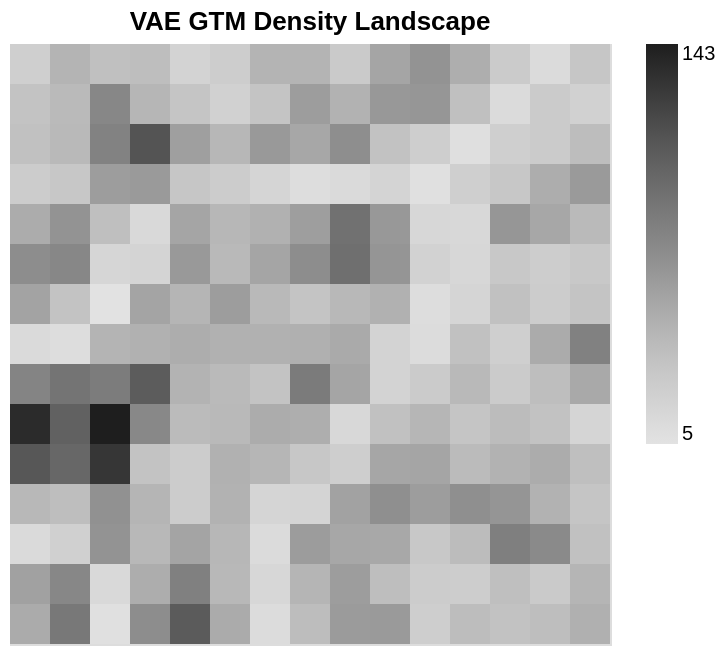
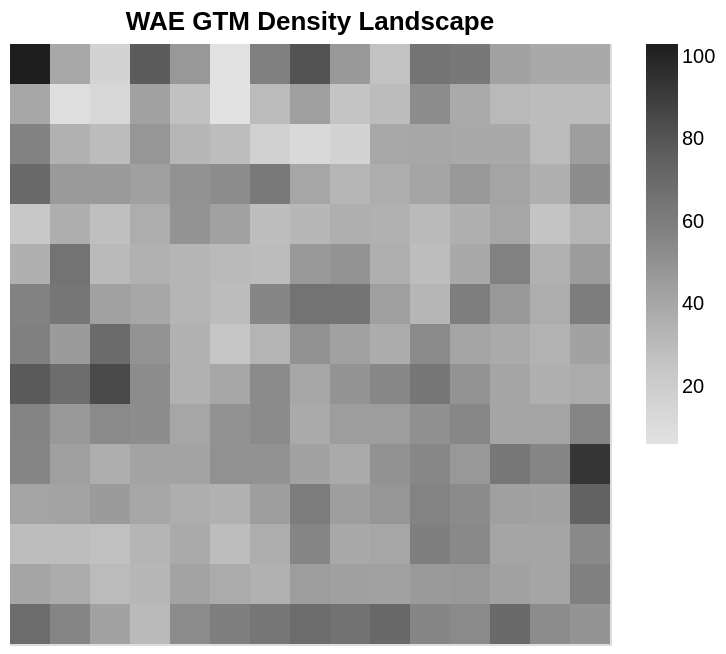
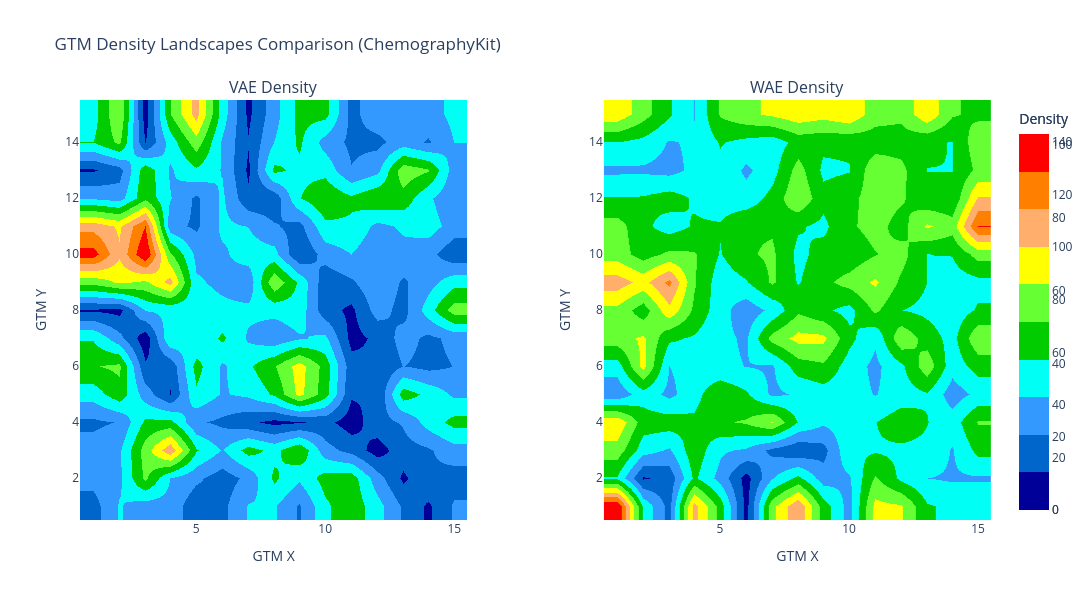

The cell these charts' notebook holds for them, in order:
### Code cell
# Visualize density maps using ChemographyKit landscapes

print("Creating publication-quality density landscapes...")

# Create Altair static landscapes for publication
chart_vae = altair_discrete_density_landscape(
    density_table_vae,
    title="VAE GTM Density Landscape"
)

chart_wae = altair_discrete_density_landscape(
    density_table_wae,
    title="WAE GTM Density Landscape"
)

# Save as HTML
altair_vae_path = RESULTS_DIR / 'gtm_density_vae_altair.html'
altair_wae_path = RESULTS_DIR / 'gtm_density_wae_altair.html'

chart_vae.save(str(altair_vae_path))
chart_wae.save(str(altair_wae_path))

print(f"Saved Altair density landscapes to:")
print(f"  - {altair_vae_path}")
print(f"  - {altair_wae_path}")

# Display (works in Jupyter)
from IPython.display import display
print("VAE Density Landscape (Altair):")
display(chart_vae)

print("WAE Density Landscape (Altair):")
display(chart_wae)

# Also create interactive Plotly versions side-by-side
fig_comparison = make_subplots(
    rows=1, cols=2,
    subplot_titles=('VAE Density', 'WAE Density'),
    specs=[[{'type': 'heatmap'}, {'type': 'heatmap'}]],
    horizontal_spacing=0.15
)

# Add VAE density
for trace in fig_density_vae.data:
    fig_comparison.add_trace(trace, row=1, col=1)

# Add WAE density
for trace in fig_density_wae.data:
    fig_comparison.add_trace(trace, row=1, col=2)

fig_comparison.update_layout(
    title_text="GTM Density Landscapes Comparison (ChemographyKit)",
    height=600,
    width=1400,
    showlegend=False
)

# Update axes
fig_comparison.update_xaxes(title_text="GTM X", row=1, col=1)
fig_comparison.update_yaxes(title_text="GTM Y", row=1, col=1)
fig_comparison.update_xaxes(title_text="GTM X", row=1, col=2)
fig_comparison.update_yaxes(title_text="GTM Y", row=1, col=2)

# Save comparison
comparison_path = RESULTS_DIR / 'gtm_density_comparison.html'
fig_comparison.write_html(str(comparison_path))
print(f"Saved density comparison to {comparison_path}")

# Show
fig_comparison.show()

### Figure 1 — Vega-Lite specification as saved in the notebook (floating-point values rounded to 4 significant figures; data arrays with more than 128 entries replaced by an {"elided": "..."} marker saying what was removed)
{"config": {"view": {"continuousWidth": 300, "continuousHeight": 300}}, "data": {"name": "data-990415df7fb27c7d2e547a97e9829a93"}, "mark": {"type": "rect"}, "encoding": {"color": {"field": "filtered_density", "scale": {"scheme": {"name": "greys"}}, "title": null, "type": "quantitative"}, "tooltip": [{"field": "nodes", "title": "Node", "type": "quantitative"}, {"field": "density", "title": "Density", "type": "quantitative"}], "x": {"axis": null, "field": "x", "scale": {"domain": [1, 2, 3, 4, 5, 6, 7, 8, 9, 10, 11, 12, 13, 14, 15]}, "title": null, "type": "ordinal"}, "y": {"axis": null, "field": "y", "scale": {"domain": [1, 2, 3, 4, 5, 6, 7, 8, 9, 10, 11, 12, 13, 14, 15]}, "title": null, "type": "ordinal"}}, "title": "VAE GTM Density Landscape", "$schema": "https://vega.github.io/schema/vega-lite/v6.1.0.json", "datasets": {"data-990415df7fb27c7d2e547a97e9829a93": {"elided": "225 records"}}}

### Figure 2 — Vega-Lite specification as saved in the notebook (floating-point values rounded to 4 significant figures; data arrays with more than 128 entries replaced by an {"elided": "..."} marker saying what was removed)
{"config": {"view": {"continuousWidth": 300, "continuousHeight": 300}}, "data": {"name": "data-53cd3db4016c7db53be89b0e2432e916"}, "mark": {"type": "rect"}, "encoding": {"color": {"field": "filtered_density", "scale": {"scheme": {"name": "greys"}}, "title": null, "type": "quantitative"}, "tooltip": [{"field": "nodes", "title": "Node", "type": "quantitative"}, {"field": "density", "title": "Density", "type": "quantitative"}], "x": {"axis": null, "field": "x", "scale": {"domain": [1, 2, 3, 4, 5, 6, 7, 8, 9, 10, 11, 12, 13, 14, 15]}, "title": null, "type": "ordinal"}, "y": {"axis": null, "field": "y", "scale": {"domain": [1, 2, 3, 4, 5, 6, 7, 8, 9, 10, 11, 12, 13, 14, 15]}, "title": null, "type": "ordinal"}}, "title": "WAE GTM Density Landscape", "$schema": "https://vega.github.io/schema/vega-lite/v6.1.0.json", "datasets": {"data-53cd3db4016c7db53be89b0e2432e916": {"elided": "225 records"}}}

### Figure 3 — Plotly figure (JSON) as saved in the notebook; plotly's stock layout.template omitted (floating-point values rounded to 4 significant figures; data arrays with more than 128 entries replaced by an {"elided": "..."} marker saying what was removed)
{"data": [{"colorbar": {"title": {"text": "Density"}}, "colorscale": [[0, "rgb(0,0,153)"], [0.1, "rgb(0,0,153)"], [0.1, "rgb(0,102,204)"], [0.2, "rgb(0,102,204)"], [0.2, "rgb(51,153,255)"], [0.3, "rgb(51,153,255)"], [0.3, "rgb(0,255,245)"], [0.4, "rgb(0,255,245)"], [0.4, "rgb(0,204,0)"], [0.5, "rgb(0,204,0)"], [0.5, "rgb(102,255,51)"], [0.6, "rgb(102,255,51)"], [0.6, "rgb(255,255,0)"], [0.7, "rgb(255,255,0)"], [0.7, "rgb(255,175,107)"], [0.8, "rgb(255,175,107)"], [0.8, "rgb(255,128,0)"], [0.9, "rgb(255,128,0)"], [0.9, "rgb(255,0,0)"], [1, "rgb(255,0,0)"]], "hoverinfo": "text", "showscale": true, "text": {"elided": "15x15 str values"}, "type": "heatmap", "x": [1, 2, 3, 4, 5, 6, 7, 8, 9, 10, 11, 12, 13, 14, 15], "xaxis": "x", "y": [15, 14, 13, 12, 11, 10, 9, 8, 7, 6, 5, 4, 3, 2, 1], "yaxis": "y", "z": {"elided": "15x15 float values"}, "zmax": 143.1, "zmin": 0, "zsmooth": "best"}, {"colorscale": [[0, "rgba(255,255,255,1)"], [6.988e-05, "rgba(255,255,255,1)"], [7.088e-05, "rgba(255,255,255,0)"], [1, "rgba(255,255,255,0)"]], "hoverinfo": "none", "showscale": false, "type": "heatmap", "x": [1, 2, 3, 4, 5, 6, 7, 8, 9, 10, 11, 12, 13, 14, 15], "xaxis": "x", "y": [15, 14, 13, 12, 11, 10, 9, 8, 7, 6, 5, 4, 3, 2, 1], "yaxis": "y", "z": {"elided": "15x15 float values"}, "zmax": 1, "zmin": 0, "zsmooth": "best"}, {"colorscale": [[0, "rgba(0,0,0,0)"], [1, "rgba(0,0,0,0)"]], "hoverinfo": "text", "showscale": false, "text": {"elided": "15x15 str values"}, "type": "heatmap", "x": [1, 2, 3, 4, 5, 6, 7, 8, 9, 10, 11, 12, 13, 14, 15], "xaxis": "x", "y": [15, 14, 13, 12, 11, 10, 9, 8, 7, 6, 5, 4, 3, 2, 1], "yaxis": "y", "z": {"elided": "15x15 float values"}, "zmax": 1, "zmin": 0}, {"colorbar": {"title": {"text": "Density"}}, "colorscale": [[0, "rgb(0,0,153)"], [0.1, "rgb(0,0,153)"], [0.1, "rgb(0,102,204)"], [0.2, "rgb(0,102,204)"], [0.2, "rgb(51,153,255)"], [0.3, "rgb(51,153,255)"], [0.3, "rgb(0,255,245)"], [0.4, "rgb(0,255,245)"], [0.4, "rgb(0,204,0)"], [0.5, "rgb(0,204,0)"], [0.5, "rgb(102,255,51)"], [0.6, "rgb(102,255,51)"], [0.6, "rgb(255,255,0)"], [0.7, "rgb(255,255,0)"], [0.7, "rgb(255,175,107)"], [0.8, "rgb(255,175,107)"], [0.8, "rgb(255,128,0)"], [0.9, "rgb(255,128,0)"], [0.9, "rgb(255,0,0)"], [1, "rgb(255,0,0)"]], "hoverinfo": "text", "showscale": true, "text": {"elided": "15x15 str values"}, "type": "heatmap", "x": [1, 2, 3, 4, 5, 6, 7, 8, 9, 10, 11, 12, 13, 14, 15], "xaxis": "x2", "y": [15, 14, 13, 12, 11, 10, 9, 8, 7, 6, 5, 4, 3, 2, 1], "yaxis": "y2", "z": {"elided": "15x15 float values"}, "zmax": 103.0, "zmin": 0, "zsmooth": "best"}, {"colorscale": [[0, "rgba(255,255,255,1)"], [9.706e-05, "rgba(255,255,255,1)"], [9.806e-05, "rgba(255,255,255,0)"], [1, "rgba(255,255,255,0)"]], "hoverinfo": "none", "showscale": false, "type": "heatmap", "x": [1, 2, 3, 4, 5, 6, 7, 8, 9, 10, 11, 12, 13, 14, 15], "xaxis": "x2", "y": [15, 14, 13, 12, 11, 10, 9, 8, 7, 6, 5, 4, 3, 2, 1], "yaxis": "y2", "z": {"elided": "15x15 float values"}, "zmax": 1, "zmin": 0, "zsmooth": "best"}, {"colorscale": [[0, "rgba(0,0,0,0)"], [1, "rgba(0,0,0,0)"]], "hoverinfo": "text", "showscale": false, "text": {"elided": "15x15 str values"}, "type": "heatmap", "x": [1, 2, 3, 4, 5, 6, 7, 8, 9, 10, 11, 12, 13, 14, 15], "xaxis": "x2", "y": [15, 14, 13, 12, 11, 10, 9, 8, 7, 6, 5, 4, 3, 2, 1], "yaxis": "y2", "z": {"elided": "15x15 float values"}, "zmax": 1, "zmin": 0}], "layout": {"annotations": [{"font": {"size": 16}, "showarrow": false, "text": "VAE Density", "x": 0.2125, "xanchor": "center", "xref": "paper", "y": 1, "yanchor": "bottom", "yref": "paper"}, {"font": {"size": 16}, "showarrow": false, "text": "WAE Density", "x": 0.7875, "xanchor": "center", "xref": "paper", "y": 1, "yanchor": "bottom", "yref": "paper"}], "height": 600, "showlegend": false, "title": {"text": "GTM Density Landscapes Comparison (ChemographyKit)"}, "width": 1400, "xaxis": {"anchor": "y", "domain": [0, 0.425], "title": {"text": "GTM X"}}, "xaxis2": {"anchor": "y2", "domain": [0.575, 1], "title": {"text": "GTM X"}}, "yaxis": {"anchor": "x", "domain": [0, 1], "title": {"text": "GTM Y"}}, "yaxis2": {"anchor": "x2", "domain": [0, 1], "title": {"text": "GTM Y"}}}}
